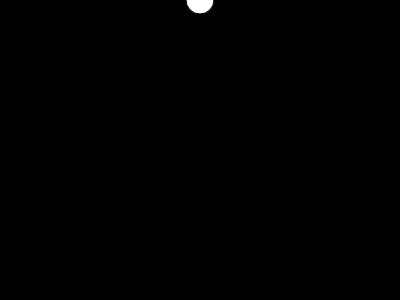
Frame 1 (no input)
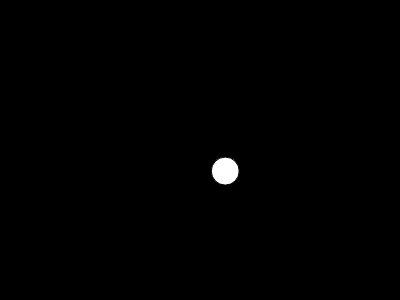
Frame 60 (no input)
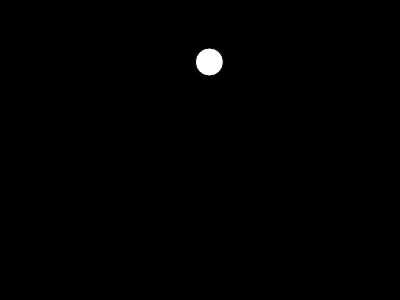
Frame 120 (the mouse pressed at the canvas centre since frame 60)

The p5.js sketch that drew these frames (run headless with seeded random() and noise() and a simulated clock; from frame 60 on, the mouse is pressed at the canvas centre):

// p5.js sketch
// ── sketch.js
var p1;
var p2;

function setup() {
  createCanvas(400, 300);
  p1 = {
    x: 200,
    y: 0,
    xspeed: random(-1,1),
    yspeed: 0,
    display: function() {
      fill(255);
      ellipse(this.x, this.y, 28, 28);
    },
    //function functions
    move: function() {
      this.x = this.x + this.xspeed;
      this.y = this.y + this.yspeed;
      this.yspeed = this.yspeed + 0.1;
      
      if (this.y > height) {
        this.y = -20;
        this.yspeed = 0;
        this.xspeed = random(-1,1);
      } 
    }
  };
}


function draw() {
  background(0);
  p1.display();
  p1.move();
}
